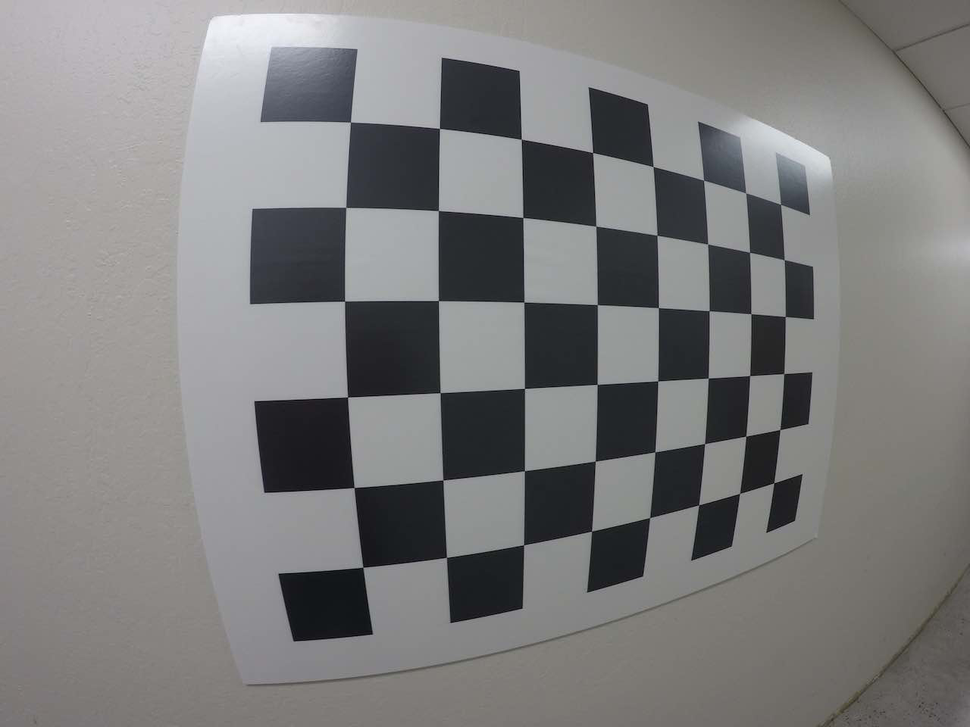
#> input picture input-images/test_image2.png, 970 x 727 px, shrunk from 1280 x 960 before the run
$ python test.py
#> lines starting #> are read from the running program, lines starting #| are printed output that depends on the picture; after the words box and inside, x2 and y2 are one past the last pixel; in counts of white or black regions, pixels touching at a corner belong together
import pickle
import cv2
import numpy as np
import matplotlib.pyplot as plt
import matplotlib.image as mpimg

# Read in the saved camera matrix and distortion coefficients
# These are the arrays you calculated using cv2.calibrateCamera()
dist_pickle = pickle.load( open( "input-images/wide_dist_pickle.p", "rb" ) )
#> (reads input-images/wide_dist_pickle.p from the repository)
mtx = dist_pickle["mtx"]
dist = dist_pickle["dist"]

# Read in an image
img = cv2.imread('input-images/test_image2.png')
#> img is the input picture: shape (727, 970, 3); mean B, G, R 124.9, 125, 125.3
nx = 8 # the number of inside corners in x
ny = 6 # the number of inside corners in y

# MODIFY THIS FUNCTION TO GENERATE OUTPUT
# THAT LOOKS LIKE THE IMAGE ABOVE
def corners_unwarp(img, nx, ny, mtx, dist):
    # Pass in your image into this function
    # Write code to do the following steps
#> called with nx = 8, ny = 6, mtx = array of shape (3, 3), dist = array of shape (1, 5)
    M = None
    corners = None
    warped = np.copy(img)

    # 1) Undistort using mtx and dist
    img_undistort = cv2.undistort(warped, mtx, dist, None, mtx)
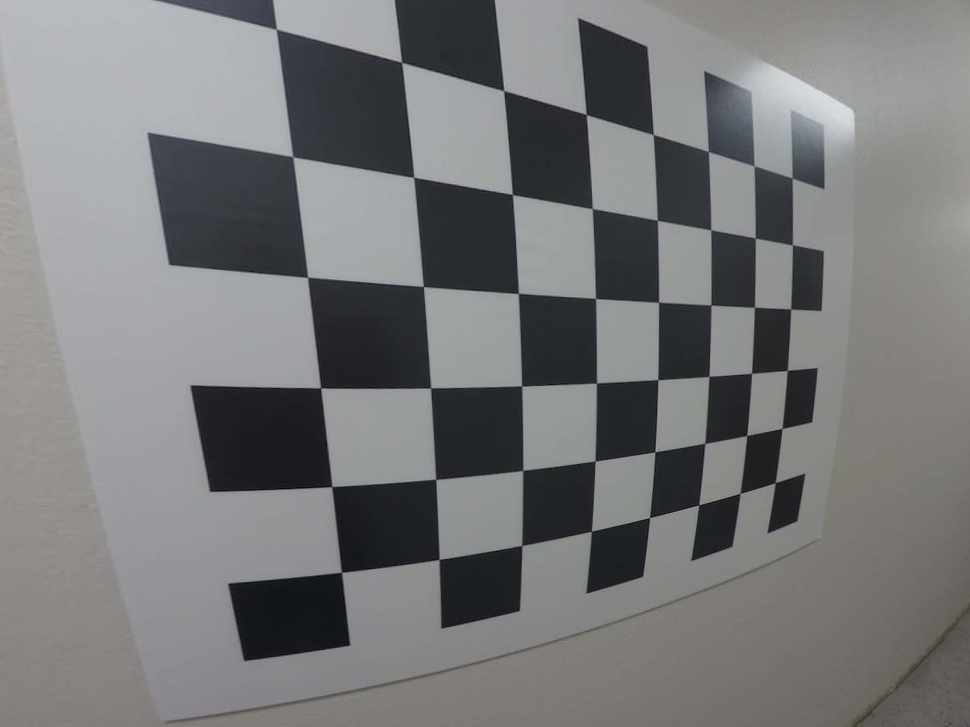
#> img_undistort: shape (727, 970, 3); mean B, G, R 120.7, 119.9, 119.1

    # 2) Convert to grayscale
    img_gray = cv2.cvtColor(img_undistort, cv2.COLOR_BGR2GRAY)

    # 3) Find the chessboard corners
    ret, corners = cv2.findChessboardCorners(img_gray, (nx, ny), None)
#> ret = True; corners = 48 rows, first 8: [279, 31], [402.6, 63.4], [503.8, 90.35], [585.8, 114.2], [653.2, 134.5], [708.2, 151.4], [753.7, 166.3], [792.1, 178]

    # 4) If corners found:
    if ret == True:

        # a) draw corners
        cv2.drawChessboardCorners(img_undistort, (nx, ny), corners, ret)
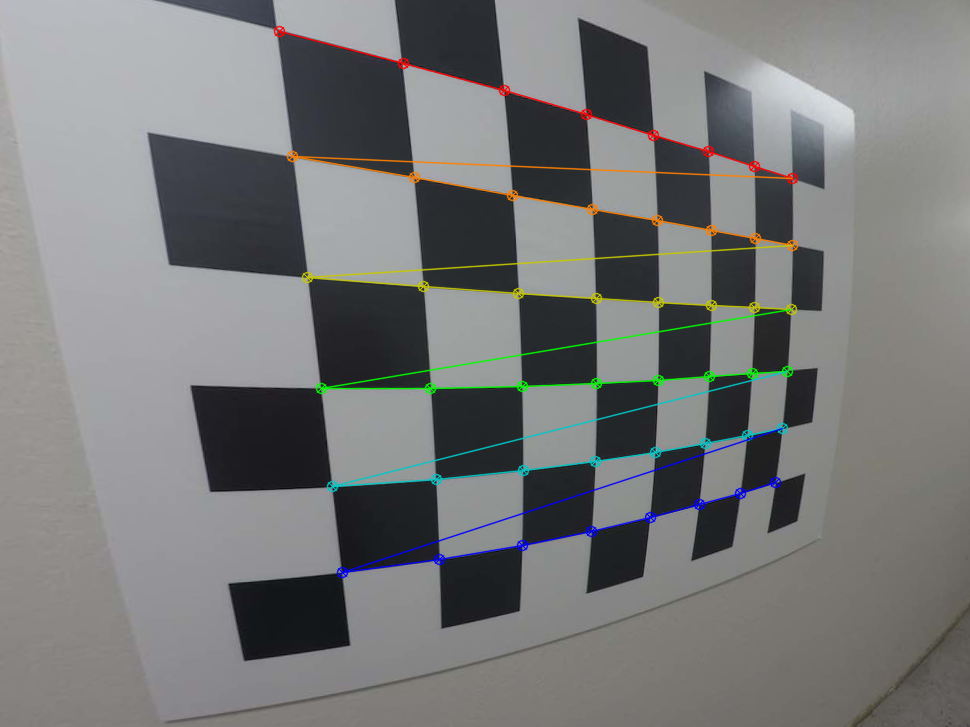
#> img_undistort: shape (727, 970, 3); 2.76% of pixels changed, all inside (x1, y1, x2, y2) = (273, 25, 799, 579)


#> (the run stopped early here; a loop or call above may not have finished)
